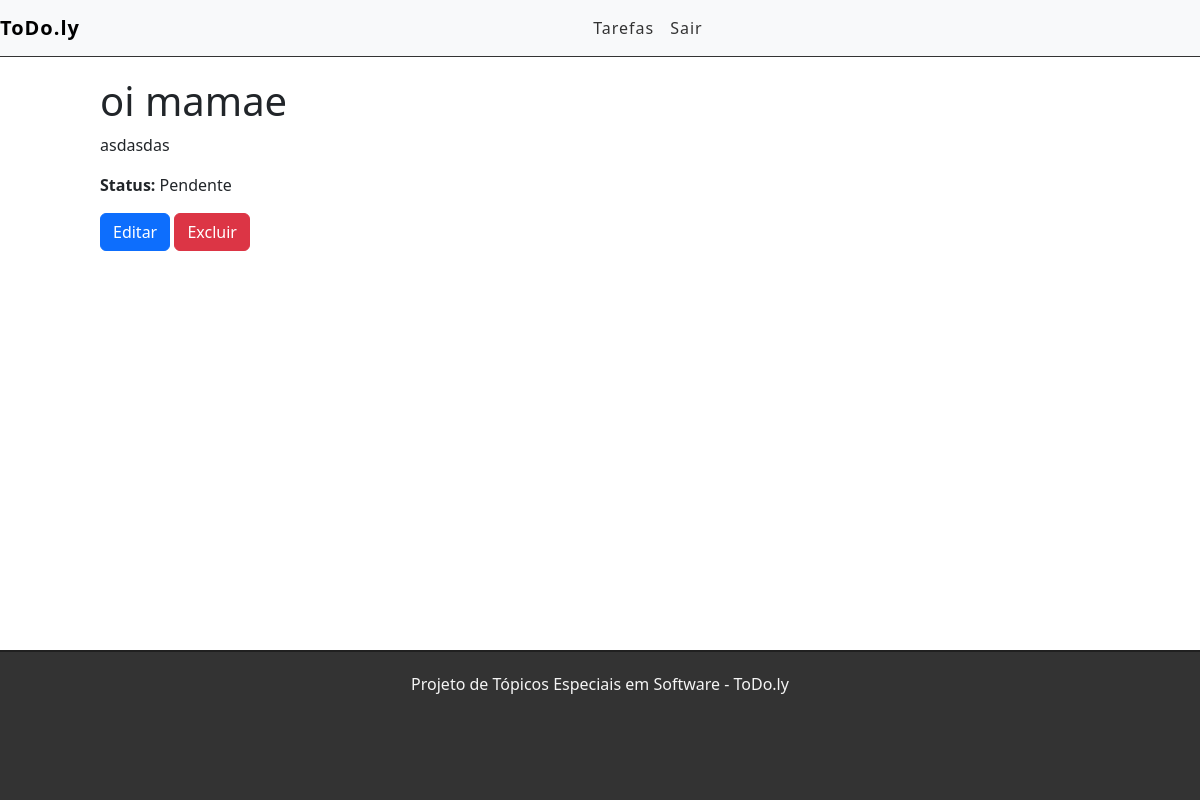
Page /tarefa/63 (signed in) on the committed database.
### tarefas/models.py (models this page shows, shortened)
class Tarefa(models.Model):
    STATUS = (
        ('doing', 'Em andamento'),
        ('done', 'Concluída'),
        ('pending', 'Pendente')
    )
    titulo = models.CharField(max_length=50)
    descricao = models.TextField()
    done = models.CharField(
        max_length=7,
        choices=STATUS,
    )
    user = models.ForeignKey(User, on_delete=models.CASCADE, related_name="tasks_created")
    created_at = models.DateTimeField(auto_now_add=True)
    updated_at = models.DateTimeField(auto_now=True)

### tarefas/views.py (the view)
# urls.py: path('tarefa/<int:id>', views.veTarefa, name='ve-tarefa'),
@login_required
def veTarefa(request, id):
    tarefa = get_object_or_404(Tarefa, pk=id)
    return render(request, 'tarefas/tarefa.html', {'tarefa': tarefa})

### tarefas/templates/tarefas/tarefa.html (shortened to what this page needs)
{% extends 'base.html' %}
{% block content %}
<div class="offset-1 col-10 list-div">
    <h1>{{tarefa.titulo}}</h1>
    <p>{{tarefa.descricao}}</p>
    <p><strong>Status:</strong> {{ tarefa.get_done_display }}</p>
    <a href="/editar/{{ tarefa.id }}" class="btn btn-primary">Editar</a>
    <a href="/excluir/{{ tarefa.id }}" class="btn btn-danger">Excluir</a>
</div>
{% endblock %}

### tarefas/static/css/style.css (style rules this page uses)
.list-div { padding: 0; }

### tarefas/static/css/task.css (style rules this page uses)
html, body { height: 100%; margin: 0; }
.container-fluid > div { flex: 1; }

### rows in the picture
Tarefa: titulo "oi mamae", descricao "asdasdas", done "Pendente"
